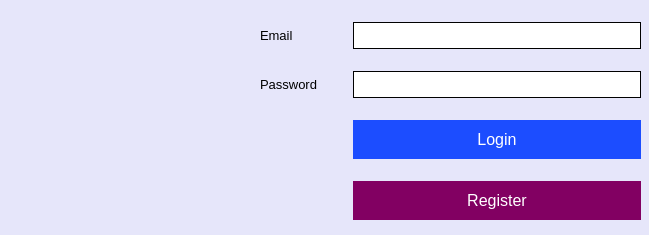
<?xml version="1.0" encoding="UTF-8"?>
<ui version="4.0">
 <class>Dialog</class>
 <widget class="QDialog" name="Dialog">
  <property name="geometry">
   <rect>
    <x>0</x>
    <y>0</y>
    <width>649</width>
    <height>235</height>
   </rect>
  </property>
  <property name="windowTitle">
   <string>Login </string>
  </property>
  <property name="styleSheet">
   <string notr="true">background-color: #E6E6FA;</string>
  </property>
  <widget class="QLabel" name="label_5">
   <property name="geometry">
    <rect>
     <x>10</x>
     <y>160</y>
     <width>331</width>
     <height>41</height>
    </rect>
   </property>
   <property name="styleSheet">
    <string notr="true">background:transparent;
font: 10pt &quot;MS Shell Dlg 2&quot;;
color: rgb(0, 0, 0);</string>
   </property>
   <property name="text">
    <string/>
   </property>
  </widget>
  <widget class="QPushButton" name="pushButton">
   <property name="geometry">
    <rect>
     <x>20</x>
     <y>10</y>
     <width>231</width>
     <height>141</height>
    </rect>
   </property>
   <property name="styleSheet">
    <string notr="true">
border-radius:50px;
background:transparent;</string>
   </property>
   <property name="text">
    <string/>
   </property>
   <property name="icon">
    <iconset resource="icon.qrc">
     <normaloff>:/icon/logo.jpeg</normaloff>:/icon/logo.jpeg</iconset>
   </property>
   <property name="iconSize">
    <size>
     <width>200</width>
     <height>200</height>
    </size>
   </property>
  </widget>
  <widget class="QWidget" name="layoutWidget">
   <property name="geometry">
    <rect>
     <x>260</x>
     <y>20</y>
     <width>381</width>
     <height>204</height>
    </rect>
   </property>
   <layout class="QGridLayout" name="gridLayout">
    <property name="verticalSpacing">
     <number>20</number>
    </property>
    <item row="1" column="1">
     <widget class="QLineEdit" name="password">
      <property name="styleSheet">
       <string notr="true">background:white;
font-size:14pt; 
color: rgb(0, 0, 0);

border:1px solid;</string>
      </property>
      <property name="inputMethodHints">
       <set>Qt::ImhHiddenText|Qt::ImhNoAutoUppercase|Qt::ImhNoPredictiveText|Qt::ImhSensitiveData</set>
      </property>
      <property name="text">
       <string/>
      </property>
      <property name="echoMode">
       <enum>QLineEdit::Password</enum>
      </property>
     </widget>
    </item>
    <item row="0" column="1">
     <widget class="QLineEdit" name="email">
      <property name="styleSheet">
       <string notr="true">background:white;
font-size:14pt; 
color: rgb(0, 0, 0);

border:1px solid;</string>
      </property>
     </widget>
    </item>
    <item row="1" column="0">
     <widget class="QLabel" name="label_3">
      <property name="styleSheet">
       <string notr="true">background:transparent;
font-size:10pt;
color: rgb(0, 0, 0);</string>
      </property>
      <property name="text">
       <string>Password</string>
      </property>
     </widget>
    </item>
    <item row="2" column="1">
     <widget class="QPushButton" name="loginbutton">
      <property name="cursor">
       <cursorShape>PointingHandCursor</cursorShape>
      </property>
      <property name="styleSheet">
       <string notr="true">background-color: rgb(28, 77, 255);
  border: none;
  color: white;
  text-align: center;
  text-decoration: none;
  font-size: 16px;
  padding: 10px ;
</string>
      </property>
      <property name="text">
       <string>Login</string>
      </property>
     </widget>
    </item>
    <item row="3" column="1">
     <widget class="QPushButton" name="createaccbutton">
      <property name="cursor">
       <cursorShape>PointingHandCursor</cursorShape>
      </property>
      <property name="styleSheet">
       <string notr="true">background-color: rgb(130, 0, 98);
  border: none;
  color: white;
  text-align: center;
  text-decoration: none;
  font-size: 16px;
  padding: 10px;
</string>
      </property>
      <property name="text">
       <string>Register</string>
      </property>
     </widget>
    </item>
    <item row="0" column="0">
     <widget class="QLabel" name="label_2">
      <property name="styleSheet">
       <string notr="true">background:transparent;
font-size:10pt; 
color: rgb(0, 0, 0);</string>
      </property>
      <property name="text">
       <string>Email               </string>
      </property>
     </widget>
    </item>
   </layout>
  </widget>
  <zorder>pushButton</zorder>
  <zorder>layoutWidget</zorder>
  <zorder>label_5</zorder>
 </widget>
 <tabstops>
  <tabstop>email</tabstop>
  <tabstop>password</tabstop>
  <tabstop>pushButton</tabstop>
 </tabstops>
 <resources>
  <include location="icon.qrc"/>
 </resources>
 <connections/>
</ui>
